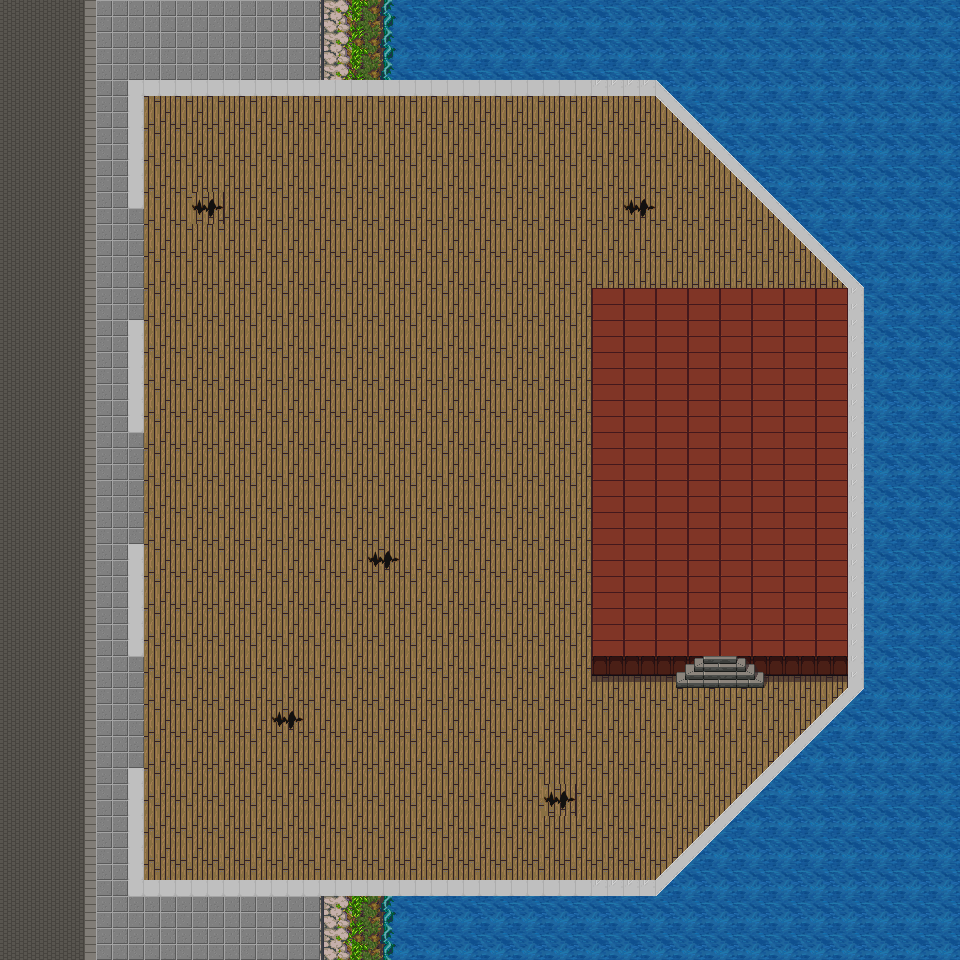

A 2D game scene composited from a Tiled map and its tileset images. What follows is a short description and the map's XML, with each tile layer's data collapsed to a summary:
An orthogonal 60x60 tile map with 16x16 px tiles, 3 tile layers (Tile Layer 7, Tile Layer 3, Tile Layer 6), 6 tilesets and 18 objects (3x wall).

<map version="1.2" tiledversion="1.2.2" orientation="orthogonal" renderorder="right-down" width="60" height="60" tilewidth="16" tileheight="16" infinite="0" nextlayerid="24" nextobjectid="38">
 <tileset firstgid="1" source="wood_tileset_3.tsx" />
 <tileset firstgid="1025" source="dungeon tileset calciumtrice.tsx" />
 <tileset firstgid="2075" source="build_atlas.tsx" />
 <tileset firstgid="6171" source="floor_tileset.tsx" />
 <tileset firstgid="8219" source="interior.tsx" />
 <tileset firstgid="9243" source="Sidewalk_dark.tsx" />
 <layer id="17" name="Tile Layer 7" width="60" height="60">
  <data>[3600 cells, 3600 non-empty, 39 distinct tile ids]</data>
 </layer>
 <layer id="10" name="Tile Layer 3" width="60" height="60">
  <data>[3600 cells, 420 non-empty, 10 distinct tile ids]</data>
 </layer>
 <layer id="22" name="Tile Layer 6" width="60" height="60">
  <data>[3600 cells, 250 non-empty, 17 distinct tile ids]</data>
 </layer>
 <objectgroup id="15" name="collisionLayer">
  <object id="1" x="848.167" y="286.667" width="16.25" height="402.667" />
  <object id="2" x="127.333" y="79.8333" width="529.667" height="16.6667" />
  <object id="4" x="127.167" y="80.3333" width="17" height="128" />
  <object id="6" x="127.333" y="880" width="529.667" height="16.6667" />
  <object id="7" x="127.5" y="768" width="17" height="128" />
  <object id="8" x="127.5" y="544" width="17" height="112.5" />
  <object id="9" x="127.5" y="320.417" width="17" height="112.5" />
  <object id="10" x="589.917" y="288.333" width="4.25" height="387.75" />
  <object id="14" x="319.742" y="0.151515" width="11.6667" height="80.3333" />
  <object id="15" x="319.333" y="896.333" width="11.6667" height="65.3333" />
  <object id="16" name="wall" x="-0.8335" y="0.66665" width="334.667" height="12.3334" />
  <object id="17" name="wall" x="0.145994" y="13.5744" width="11.9412" height="932.57" rotation="-360.004" />
  <object id="18" name="wall" x="-0.666833" y="947.167" width="334.667" height="12.3334" />
  <object id="26" x="592.545" y="286.545" width="253.409" height="3.81818" />
  <object id="27" x="754.955" y="655.75" width="91.9091" height="20.3182" />
  <object id="28" x="594.545" y="655.341" width="89.9091" height="20.3182" />
  <object id="36" x="656.333" y="880.333">
   <polygon points="0,0 191.167,-191.833 208.667,-190.833 1.16667,15.1667" />
  </object>
  <object id="37" x="656.909" y="80.3636">
   <polygon points="0,0 206.341,206.011 190.216,207.386 -0.784091,15.8864" />
  </object>
 </objectgroup>
</map>
